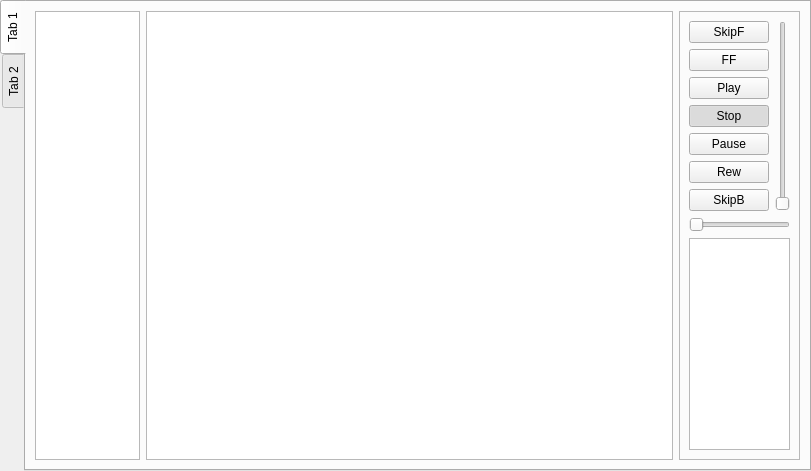
<ui version="4.0" >
 <class>ControllerGui</class>
 <widget class="QTabWidget" name="ControllerGui" >
  <property name="geometry" >
   <rect>
    <x>0</x>
    <y>0</y>
    <width>811</width>
    <height>471</height>
   </rect>
  </property>
  <property name="windowTitle" >
   <string>TabWidget</string>
  </property>
  <property name="tabPosition" >
   <enum>QTabWidget::West</enum>
  </property>
  <property name="currentIndex" >
   <number>0</number>
  </property>
  <widget class="QWidget" name="controllerTab" >
   <attribute name="title" >
    <string>Tab 1</string>
   </attribute>
   <layout class="QHBoxLayout" name="horizontalLayout_2" >
    <item>
     <widget class="QListView" name="listView" >
      <property name="sizePolicy" >
       <sizepolicy vsizetype="Expanding" hsizetype="Expanding" >
        <horstretch>1</horstretch>
        <verstretch>0</verstretch>
       </sizepolicy>
      </property>
     </widget>
    </item>
    <item>
     <widget class="QTreeView" name="m_browserTreeView" >
      <property name="sizePolicy" >
       <sizepolicy vsizetype="Expanding" hsizetype="Expanding" >
        <horstretch>5</horstretch>
        <verstretch>0</verstretch>
       </sizepolicy>
      </property>
      <property name="alternatingRowColors" >
       <bool>true</bool>
      </property>
     </widget>
    </item>
    <item>
     <widget class="QFrame" name="m_controllerGroup" >
      <property name="sizePolicy" >
       <sizepolicy vsizetype="Expanding" hsizetype="Expanding" >
        <horstretch>1</horstretch>
        <verstretch>0</verstretch>
       </sizepolicy>
      </property>
      <property name="frameShape" >
       <enum>QFrame::StyledPanel</enum>
      </property>
      <property name="frameShadow" >
       <enum>QFrame::Raised</enum>
      </property>
      <layout class="QVBoxLayout" name="verticalLayout_2" >
       <item>
        <layout class="QHBoxLayout" name="horizontalLayout" >
         <item>
          <layout class="QVBoxLayout" name="verticalLayout" >
           <item>
            <widget class="QPushButton" name="m_skipForwardButton" >
             <property name="text" >
              <string>SkipF</string>
             </property>
             <property name="checkable" >
              <bool>true</bool>
             </property>
            </widget>
           </item>
           <item>
            <widget class="QPushButton" name="m_seekForwardButton" >
             <property name="text" >
              <string>FF</string>
             </property>
             <property name="checkable" >
              <bool>true</bool>
             </property>
            </widget>
           </item>
           <item>
            <widget class="QPushButton" name="m_playButton" >
             <property name="text" >
              <string>Play</string>
             </property>
             <property name="checkable" >
              <bool>true</bool>
             </property>
            </widget>
           </item>
           <item>
            <widget class="QPushButton" name="m_stopButton" >
             <property name="text" >
              <string>Stop</string>
             </property>
             <property name="checkable" >
              <bool>true</bool>
             </property>
             <property name="checked" >
              <bool>true</bool>
             </property>
            </widget>
           </item>
           <item>
            <widget class="QPushButton" name="m_pauseButton" >
             <property name="text" >
              <string>Pause</string>
             </property>
             <property name="checkable" >
              <bool>true</bool>
             </property>
            </widget>
           </item>
           <item>
            <widget class="QPushButton" name="m_seekBackwardButton" >
             <property name="text" >
              <string>Rew</string>
             </property>
             <property name="checkable" >
              <bool>true</bool>
             </property>
            </widget>
           </item>
           <item>
            <widget class="QPushButton" name="m_skipBackwardButton" >
             <property name="text" >
              <string>SkipB</string>
             </property>
             <property name="checkable" >
              <bool>true</bool>
             </property>
            </widget>
           </item>
          </layout>
         </item>
         <item>
          <widget class="QSlider" name="verticalSlider" >
           <property name="orientation" >
            <enum>Qt::Vertical</enum>
           </property>
          </widget>
         </item>
        </layout>
       </item>
       <item>
        <widget class="QSlider" name="horizontalSlider" >
         <property name="orientation" >
          <enum>Qt::Horizontal</enum>
         </property>
        </widget>
       </item>
       <item>
        <widget class="QListView" name="m_rendererListView" >
         <property name="sizePolicy" >
          <sizepolicy vsizetype="Expanding" hsizetype="Expanding" >
           <horstretch>0</horstretch>
           <verstretch>1</verstretch>
          </sizepolicy>
         </property>
         <property name="resizeMode" >
          <enum>QListView::Fixed</enum>
         </property>
        </widget>
       </item>
      </layout>
     </widget>
    </item>
   </layout>
  </widget>
  <widget class="QWidget" name="settingsTab" >
   <attribute name="title" >
    <string>Tab 2</string>
   </attribute>
  </widget>
 </widget>
 <resources/>
 <connections/>
</ui>
